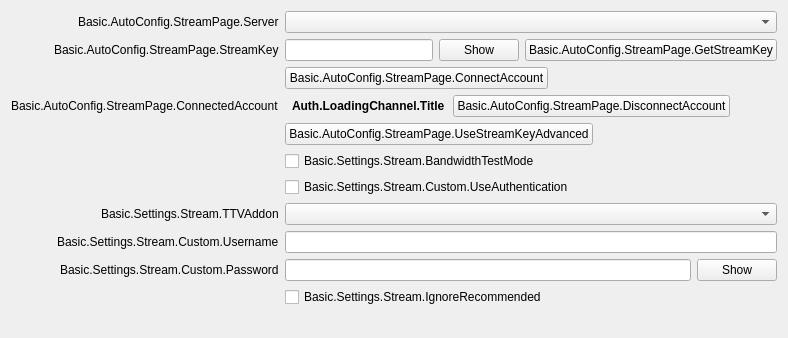
             <widget class="QWidget" name="streamKeyPage">
              <layout class="QFormLayout" name="streamkeyPageLayout">
               <property name="fieldGrowthPolicy">
                <enum>QFormLayout::AllNonFixedFieldsGrow</enum>
               </property>
               <property name="labelAlignment">
                <set>Qt::AlignRight|Qt::AlignTrailing|Qt::AlignVCenter</set>
               </property>
               <item row="0" column="0">
                <widget class="QLabel" name="serverLabel_org">
                 <property name="text">
                  <string>Basic.AutoConfig.StreamPage.Server</string>
                 </property>
                </widget>
               </item>
               <item row="0" column="1">
                <widget class="QStackedWidget" name="serverStackedWidget">
                 <property name="sizePolicy">
                  <sizepolicy hsizetype="Preferred" vsizetype="Maximum">
                   <horstretch>0</horstretch>
                   <verstretch>0</verstretch>
                  </sizepolicy>
                 </property>
                 <property name="currentIndex">
                  <number>0</number>
                 </property>
                 <widget class="QWidget" name="servicePage">
                  <layout class="QHBoxLayout" name="horizontalLayout_21">
                   <property name="leftMargin">
                    <number>0</number>
                   </property>
                   <property name="topMargin">
                    <number>0</number>
                   </property>
                   <property name="rightMargin">
                    <number>0</number>
                   </property>
                   <property name="bottomMargin">
                    <number>0</number>
                   </property>
                   <item>
                    <widget class="PLSComboBox" name="server_org"/>
                   </item>
                  </layout>
                 </widget>
                 <widget class="QWidget" name="customPage">
                  <layout class="QHBoxLayout" name="horizontalLayout_22">
                   <property name="leftMargin">
                    <number>0</number>
                   </property>
                   <property name="topMargin">
                    <number>0</number>
                   </property>
                   <property name="rightMargin">
                    <number>0</number>
                   </property>
                   <property name="bottomMargin">
                    <number>0</number>
                   </property>
                   <item>
                    <widget class="QLineEdit" name="customServer_org"/>
                   </item>
                  </layout>
                 </widget>
                </widget>
               </item>
               <item row="1" column="0">
                <widget class="QLabel" name="streamKeyLabel">
                 <property name="text">
                  <string>Basic.AutoConfig.StreamPage.StreamKey</string>
                 </property>
                 <property name="openExternalLinks">
                  <bool>true</bool>
                 </property>
                 <property name="buddy">
                  <cstring>key</cstring>
                 </property>
                </widget>
               </item>
               <item row="1" column="1">
                <widget class="QFrame" name="streamKeyWidget">
                 <layout class="QHBoxLayout" name="horizontalLayout_11">
                  <property name="leftMargin">
                   <number>0</number>
                  </property>
                  <property name="topMargin">
                   <number>0</number>
                  </property>
                  <property name="rightMargin">
                   <number>0</number>
                  </property>
                  <property name="bottomMargin">
                   <number>0</number>
                  </property>
                  <item>
                   <widget class="QLineEdit" name="key">
                    <property name="inputMask">
                     <string notr="true"/>
                    </property>
                    <property name="text">
                     <string notr="true"/>
                    </property>
                    <property name="echoMode">
                     <enum>QLineEdit::Password</enum>
                    </property>
                   </widget>
                  </item>
                  <item>
                   <widget class="QPushButton" name="show">
                    <property name="text">
                     <string>Show</string>
                    </property>
                   </widget>
                  </item>
                  <item>
                   <widget class="UrlPushButton" name="getStreamKeyButton">
                    <property name="toolTip">
                     <string/>
                    </property>
                    <property name="toolTipDuration">
                     <number>-4</number>
                    </property>
                    <property name="text">
                     <string>Basic.AutoConfig.StreamPage.GetStreamKey</string>
                    </property>
                   </widget>
                  </item>
                 </layout>
                </widget>
               </item>
               <item row="3" column="0">
                <spacer name="horizontalSpacer_18">
                 <property name="orientation">
                  <enum>Qt::Horizontal</enum>
                 </property>
                 <property name="sizeHint" stdset="0">
                  <size>
                   <width>170</width>
                   <height>8</height>
                  </size>
                 </property>
                </spacer>
               </item>
               <item row="4" column="1">
                <layout class="QHBoxLayout" name="horizontalLayout_23">
                 <property name="spacing">
                  <number>8</number>
                 </property>
                 <property name="leftMargin">
                  <number>7</number>
                 </property>
                 <property name="rightMargin">
                  <number>7</number>
                 </property>
                 <item>
                  <widget class="QLabel" name="connectedAccountText">
                   <property name="styleSheet">
                    <string notr="true">font-weight: bold</string>
                   </property>
                   <property name="text">
                    <string>Auth.LoadingChannel.Title</string>
                   </property>
                  </widget>
                 </item>
                 <item>
                  <widget class="QPushButton" name="disconnectAccount">
                   <property name="text">
                    <string>Basic.AutoConfig.StreamPage.DisconnectAccount</string>
                   </property>
                  </widget>
                 </item>
                 <item>
                  <spacer name="horizontalSpacer_24">
                   <property name="orientation">
                    <enum>Qt::Horizontal</enum>
                   </property>
                   <property name="sizeHint" stdset="0">
                    <size>
                     <width>40</width>
                     <height>20</height>
                    </size>
                   </property>
                  </spacer>
                 </item>
                </layout>
               </item>
               <item row="6" column="1">
                <widget class="PLSCheckBox" name="bandwidthTestEnable">
                 <property name="text">
                  <string>Basic.Settings.Stream.BandwidthTestMode</string>
                 </property>
                </widget>
               </item>
               <item row="7" column="1">
                <widget class="PLSCheckBox" name="useAuth">
                 <property name="text">
                  <string>Basic.Settings.Stream.Custom.UseAuthentication</string>
                 </property>
                </widget>
               </item>
               <item row="9" column="0">
                <widget class="QLabel" name="authUsernameLabel">
                 <property name="text">
                  <string>Basic.Settings.Stream.Custom.Username</string>
                 </property>
                 <property name="buddy">
                  <cstring>authUsername</cstring>
                 </property>
                </widget>
               </item>
               <item row="9" column="1">
                <widget class="QLineEdit" name="authUsername"/>
               </item>
               <item row="10" column="0">
                <widget class="QLabel" name="authPwLabel">
                 <property name="text">
                  <string>Basic.Settings.Stream.Custom.Password</string>
                 </property>
                 <property name="buddy">
                  <cstring>authPw</cstring>
                 </property>
                </widget>
               </item>
               <item row="10" column="1">
                <widget class="QFrame" name="authPwWidget">
                 <layout class="QHBoxLayout" name="horizontalLayout_25">
                  <property name="leftMargin">
                   <number>0</number>
                  </property>
                  <property name="topMargin">
                   <number>0</number>
                  </property>
                  <property name="rightMargin">
                   <number>0</number>
                  </property>
                  <property name="bottomMargin">
                   <number>0</number>
                  </property>
                  <item>
                   <widget class="QLineEdit" name="authPw">
                    <property name="echoMode">
                     <enum>QLineEdit::Password</enum>
                    </property>
                   </widget>
                  </item>
                  <item>
                   <widget class="QPushButton" name="authPwShow">
                    <property name="text">
                     <string>Show</string>
                    </property>
                   </widget>
                  </item>
                 </layout>
                </widget>
               </item>
               <item row="8" column="1">
                <widget class="PLSComboBox" name="twitchAddonDropdown"/>
               </item>
               <item row="8" column="0">
                <widget class="QLabel" name="twitchAddonLabel">
                 <property name="text">
                  <string>Basic.Settings.Stream.TTVAddon</string>
                 </property>
                 <property name="buddy">
                  <cstring>twitchAddonDropdown</cstring>
                 </property>
                </widget>
               </item>
               <item row="11" column="1">
                <widget class="PLSCheckBox" name="ignoreRecommended">
                 <property name="text">
                  <string>Basic.Settings.Stream.IgnoreRecommended</string>
                 </property>
                </widget>
               </item>
               <item row="12" column="1">
                <widget class="QLabel" name="enforceSettingsLabel">
                 <property name="text">
                  <string notr="true"/>
                 </property>
                 <property name="textFormat">
                  <enum>Qt::RichText</enum>
                 </property>
                 <property name="openExternalLinks">
                  <bool>true</bool>
                 </property>
                </widget>
               </item>
               <item row="5" column="1">
                <layout class="QHBoxLayout" name="horizontalLayout_28">
                 <item>
                  <widget class="QPushButton" name="useStreamKeyAdv">
                   <property name="text">
                    <string>Basic.AutoConfig.StreamPage.UseStreamKeyAdvanced</string>
                   </property>
                  </widget>
                 </item>
                 <item>
                  <spacer name="horizontalSpacer_28">
                   <property name="orientation">
                    <enum>Qt::Horizontal</enum>
                   </property>
                   <property name="sizeHint" stdset="0">
                    <size>
                     <width>40</width>
                     <height>20</height>
                    </size>
                   </property>
                  </spacer>
                 </item>
                </layout>
               </item>
               <item row="4" column="0">
                <widget class="QLabel" name="connectedAccountLabel">
                 <property name="text">
                  <string>Basic.AutoConfig.StreamPage.ConnectedAccount</string>
                 </property>
                </widget>
               </item>
               <item row="3" column="1">
                <layout class="QHBoxLayout" name="horizontalLayout_15">
                 <item>
                  <widget class="QPushButton" name="connectAccount2">
                   <property name="cursor">
                    <cursorShape>PointingHandCursor</cursorShape>
                   </property>
                   <property name="text">
                    <string>Basic.AutoConfig.StreamPage.ConnectAccount</string>
                   </property>
                  </widget>
                 </item>
                 <item>
                  <spacer name="horizontalSpacer_19">
                   <property name="orientation">
                    <enum>Qt::Horizontal</enum>
                   </property>
                   <property name="sizeHint" stdset="0">
                    <size>
                     <width>40</width>
                     <height>20</height>
                    </size>
                   </property>
                  </spacer>
                 </item>
                </layout>
               </item>
              </layout>
             </widget>
